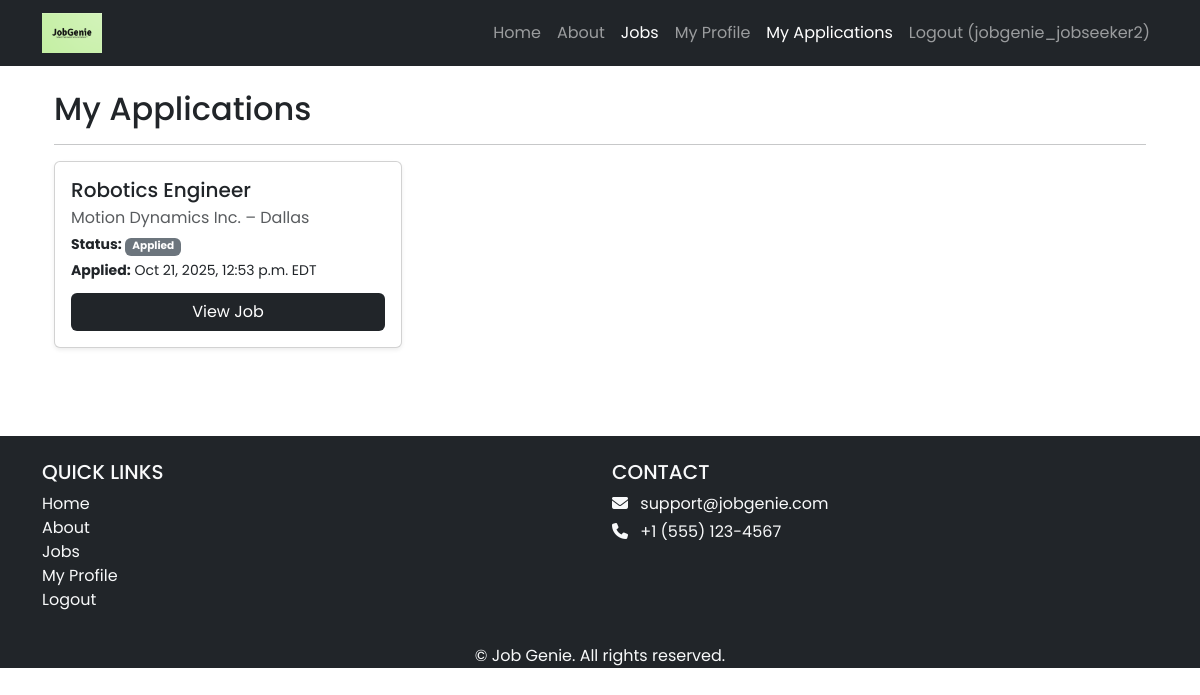
Page /jobs/my-applications/ (signed in) on the committed database.
### jobs/models.py (models this page shows, shortened)
class Application(models.Model):
    STATUS_CHOICES = [
        ('applied', 'Applied'),
        ('review', 'Review'),
        ('interview', 'Interview'),
        ('offer', 'Offer'),
        ('closed', 'Closed'),
    ]
    job = models.ForeignKey(Job, on_delete=models.CASCADE, related_name="applications")
    candidate = models.ForeignKey(settings.AUTH_USER_MODEL, on_delete=models.CASCADE, related_name="applications")
    note = models.TextField(blank=True)  # tailored note from candidate
    status = models.CharField(max_length=20, choices=STATUS_CHOICES, default='applied')
    applied_at = models.DateTimeField(auto_now_add=True)
    def get_status_badge_class(self):
        return {
            'applied': 'bg-secondary',
            'review': 'bg-info text-dark',
            'interview': 'bg-warning text-dark',
            'offer': 'bg-success',
            'closed': 'bg-danger'
        }.get(self.status, 'bg-dark')

class Job(models.Model):
    JOB_TYPES = [
        ('FT', 'Full Time'),
        ('PT', 'Part Time'),
        ('IN', 'Internship'),
        ('CT', 'Contractor'),
    ]
    REMOTE_TYPES = [
        ('ON', 'On-site'),
        ('RE', 'Remote'),
        ('HY', 'Hybrid'),
    ]
    SPONSORSHIP_OPT = [
        ('YES', 'Sponsorship Available'),
        ('NO', 'No Sponsorship'),
    ]
    recruiter = models.ForeignKey(
    Recruiter,
    on_delete=models.CASCADE,
    related_name="jobs",
    null=True,
    blank=True
    )
    title = models.CharField(max_length=255)
    company_name = models.CharField(max_length=255, blank=True, default="")
    skills = models.TextField(help_text="List required skills, separated by commas", blank=True, default="")
    address = models.CharField(max_length=255, blank=True, help_text="Type office location or adjust pin on map")
    city = models.CharField(max_length=100, blank=True)
    state = models.CharField(max_length=100, blank=True)
    postal_code = models.CharField(max_length=20, blank=True)
    country = models.CharField(max_length=100, blank=True)
    salary_min = models.DecimalField(max_digits=10, decimal_places=2, null=True, blank=True)
    salary_max = models.DecimalField(max_digits=10, decimal_places=2, null=True, blank=True)
    job_type = models.CharField(max_length=2, choices=JOB_TYPES)
    visa_sponsorship = models.CharField(max_length=3, choices=SPONSORSHIP_OPT, default='NO')
    remote_type = models.CharField(max_length=2, choices=REMOTE_TYPES, default='ON')
    created_at = models.DateTimeField(auto_now_add=True)
    updated_at = models.DateTimeField(auto_now=True)
    lat = models.FloatField(null=True, blank=True)
    lng = models.FloatField(null=True, blank=True)
    class Meta:
        indexes = [
            models.Index(fields=['job_type']),
            models.Index(fields=['remote_type']),
            models.Index(fields=['city']),
        ]
        ordering = ['-created_at']

### jobs/views.py (the view)
# urls.py: path('my-applications/', MyApplicationsView.as_view(), name='my_applications'),
@method_decorator(login_required, name='dispatch')
class MyApplicationsView(ListView):
    model = Application
    template_name = 'jobs/my_applications.html'
    context_object_name = 'applications'
    def get_queryset(self):
        return Application.objects.filter(candidate=self.request.user).select_related('job').order_by('-applied_at')

### jobs/templates/jobs/my_applications.html (shortened to what this page needs)
{% extends 'base.html' %}
{% block content %}
<div class="container p-4">
  <h2>My Applications</h2>
  <hr>
  {% if applications %}
    <div class="row">
      {% for app in applications %}
        <div class="col-md-6 col-lg-4 mb-3">
          <div class="card p-3 shadow-sm">
            <h5 class="mb-1">{{ app.job.title }}</h5>
            <p class="text-muted mb-1">{{ app.job.company_name }} – {{ app.job.city }}</p>
            <p class="small mb-1">
              <strong>Status:</strong>
              <span class="badge {{ app.get_status_badge_class }}">
                {{ app.get_status_display }}
              </span>
            </p>
            <p class="small mb-1">
              <strong>Applied:</strong> {{ app.applied_at|date:"M j, Y, g:i a T" }}
            </p>
            <a href="{% url 'job_detail' app.job.id %}" class="btn bg-dark text-white mt-2">View Job</a>
          </div>
        </div>
      {% endfor %}
    </div>
  {% else %}
    <div class="alert alert-light border">You haven’t applied to any jobs yet.</div>
  {% endif %}
</div>
{% endblock %}

### jobgenie/templates/base.html (shortened to what this page needs)
<!DOCTYPE html>
<html>
{% load static %}
<head>
    <link href="https://cdn.jsdelivr.net/npm/bootstrap@5.3.3/dist/css/bootstrap.min.css" rel="stylesheet"
>
    <link rel="stylesheet" href="https://cdnjs.cloudflare.com/ajax/libs/font-awesome/6.1.1/css/all.min.css">
    <link rel="stylesheet" type="text/css" href="{% static 'css/style.css' %}">
</head>
<body>
    <header>
        <nav class="navbar navbar-expand-lg navbar-dark bg-dark">
            <div class="container">
                <a class="navbar-brand" href="{% url 'home.index' %}">
                    <img src="{% static 'img/logo.png' %}" alt="logo" height="40" />
                </a>
                <div class="collapse navbar-collapse" id="navbarNav">
                    <ul class="navbar-nav ms-auto">
                        <li class="nav-item">
                            <a class="nav-link {% if request.resolver_match.url_name == 'home.index' %}active{% endif %}"
                                href="{% url 'home.index' %}">Home</a>
                        </li>
                        <li class="nav-item">
                            <a class="nav-link {% if request.resolver_match.url_name == 'home.about' %}active{% endif %}"
                                href="{% url 'home.about' %}">About</a>
                        </li>
                        <li class="nav-item">
                            <a class="nav-link {% if request.path|slice:':6' == '/jobs/' %}active{% endif %}" href="{% url 'job_list' %}">Jobs</a>
                        </li>
                        {% if user.is_authenticated %}
                            {% if user.userprofile.role == "JOB_SEEKER" %}
                                <li class="nav-item">
                                    <a class="nav-link {% if request.resolver_match.url_name == 'profiles:view_profile' %}active{% endif %}"
                                        href="{% url 'profiles:view_profile' %}">My Profile</a>
                                </li>
                                <li class="nav-item">
                                    <a class="nav-link {% if request.resolver_match.url_name == 'my_applications' %}active{% endif %}"
                                        href="{% url 'my_applications' %}">My Applications</a>
                                </li>
                            {% else %}
                                <li class="nav-item">
                                    <a class="nav-link" href="{% url 'accounts.signup' %}">Complete Profile</a>
                                </li>
                            {% endif %}
                            <li class="nav-item">
                                <a class="nav-link" href="{% url 'accounts.logout' %}">Logout ({{ user.username }})</a>
                            </li>
                        {% endif %}
                    </ul>
                </div>
            </div>
        </nav>
    </header>
    <div>
        {% block content %}
        {% endblock content %}
    </div>
    <footer class="bg-dark text-light pt-4 mt-5">
        <div class="container text-center">
            <div class="row text-center text-md-start">
                <div class="col-md-6 mb-3">
                    <h5 class="text-uppercase">Quick Links</h5>
                    <ul class="list-unstyled">
                    <li><a href="{% url 'home.index' %}" class="text-light text-decoration-none">Home</a></li>
                    <li><a href="{% url 'home.about' %}" class="text-light text-decoration-none">About</a></li>
                    <li><a href="{% url 'job_list' %}" class="text-light text-decoration-none">Jobs</a></li>
                    {% if user.is_authenticated %}
                        {% if user.userprofile.role == "JOB_SEEKER" %}
                            <li><a href="{% url 'profiles:view_profile' %}" class="text-light text-decoration-none">My Profile</a></li>
                        {% elif user.userprofile.role == "RECRUITER" %}
                            <li><a href="{% url 'recruiters:dashboard' %}" class="text-light text-decoration-none">Dashboard</a></li>
                        {% endif %}
                        <li><a href="{% url 'accounts.logout' %}" class="text-light text-decoration-none">Logout</a></li>
                    {% else %}
                        <li><a href="{% url 'accounts.login' %}" class="text-light text-decoration-none">Login</a></li>
                        <li><a href="{% url 'accounts.signup' %}" class="text-light text-decoration-none">Sign Up</a>
                        </li>
                        {% endif %}
                    </ul>
                </div>
                <div class="col-md-6 mb-3">
                    <h5 class="text-uppercase">Contact</h5>
                    <p class="mb-1"><i class="fas fa-envelope me-2"></i> support@jobgenie.com</p>
                    <p class="mb-1"><i class="fas fa-phone me-2"></i> +1 (555) 123-4567</p>
                </div>
            </div>
            <p class="mb-0">&copy; {{ now|date:"Y" }} Job Genie. All rights reserved.</p>
        </div>
    </footer>
</body>
</html>

### jobgenie/static/css/style.css (style rules this page uses)
body { font-family: 'Poppins', sans-serif; }
.navbar-brand { font-size: 1.4rem; letter-spacing: 1px; }

### rows in the picture
Application: job "Robotics Engineer", job.company_name "Motion Dynamics Inc.", job.city "Dallas", status "Applied", applied_at "Oct 21, 2025, 12:53 p.m. EDT"

### other values in the picture
{{ user.username }} "jobgenie_jobseeker2"
